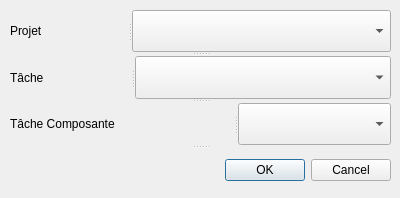
<?xml version="1.0" encoding="UTF-8"?>
<ui version="4.0">
 <class>SupprimerCompositionWindow</class>
 <widget class="QDialog" name="SupprimerCompositionWindow">
  <property name="geometry">
   <rect>
    <x>0</x>
    <y>0</y>
    <width>400</width>
    <height>198</height>
   </rect>
  </property>
  <property name="windowTitle">
   <string>Supprimer une Composition</string>
  </property>
  <widget class="QSplitter" name="splitter_4">
   <property name="geometry">
    <rect>
     <x>10</x>
     <y>10</y>
     <width>381</width>
     <height>181</height>
    </rect>
   </property>
   <property name="orientation">
    <enum>Qt::Vertical</enum>
   </property>
   <widget class="QSplitter" name="splitter_3">
    <property name="orientation">
     <enum>Qt::Horizontal</enum>
    </property>
    <widget class="QLabel" name="Projet_Lab">
     <property name="text">
      <string>Projet</string>
     </property>
    </widget>
    <widget class="QComboBox" name="Projet_Box"/>
   </widget>
   <widget class="QSplitter" name="splitter">
    <property name="orientation">
     <enum>Qt::Horizontal</enum>
    </property>
    <widget class="QLabel" name="Tache_Lab">
     <property name="text">
      <string>Tâche</string>
     </property>
    </widget>
    <widget class="QComboBox" name="Tache_Box"/>
   </widget>
   <widget class="QSplitter" name="splitter_2">
    <property name="orientation">
     <enum>Qt::Horizontal</enum>
    </property>
    <widget class="QLabel" name="Composante_Lab">
     <property name="text">
      <string>Tâche Composante</string>
     </property>
    </widget>
    <widget class="QComboBox" name="Composante_Box"/>
   </widget>
   <widget class="QDialogButtonBox" name="buttonBox">
    <property name="orientation">
     <enum>Qt::Horizontal</enum>
    </property>
    <property name="standardButtons">
     <set>QDialogButtonBox::Cancel|QDialogButtonBox::Ok</set>
    </property>
   </widget>
  </widget>
 </widget>
 <resources/>
 <connections>
  <connection>
   <sender>buttonBox</sender>
   <signal>accepted()</signal>
   <receiver>SupprimerCompositionWindow</receiver>
   <slot>accept()</slot>
   <hints>
    <hint type="sourcelabel">
     <x>248</x>
     <y>254</y>
    </hint>
    <hint type="destinationlabel">
     <x>157</x>
     <y>274</y>
    </hint>
   </hints>
  </connection>
  <connection>
   <sender>buttonBox</sender>
   <signal>rejected()</signal>
   <receiver>SupprimerCompositionWindow</receiver>
   <slot>reject()</slot>
   <hints>
    <hint type="sourcelabel">
     <x>316</x>
     <y>260</y>
    </hint>
    <hint type="destinationlabel">
     <x>286</x>
     <y>274</y>
    </hint>
   </hints>
  </connection>
 </connections>
</ui>
